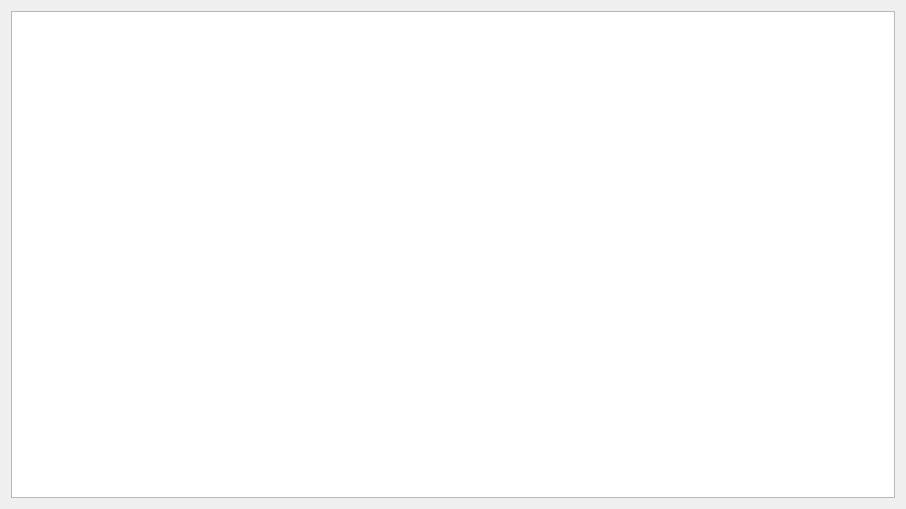
<?xml version="1.0" encoding="UTF-8"?>
<ui version="4.0">
 <class>PagamentosDia</class>
 <widget class="QWidget" name="PagamentosDia">
  <property name="geometry">
   <rect>
    <x>0</x>
    <y>0</y>
    <width>906</width>
    <height>509</height>
   </rect>
  </property>
  <property name="windowTitle">
   <string>Form</string>
  </property>
  <layout class="QGridLayout" name="gridLayout">
   <item row="0" column="0">
    <widget class="TableView" name="tableView">
     <property name="editTriggers">
      <set>QAbstractItemView::NoEditTriggers</set>
     </property>
     <property name="alternatingRowColors">
      <bool>true</bool>
     </property>
    </widget>
   </item>
  </layout>
 </widget>
 <customwidgets>
  <customwidget>
   <class>TableView</class>
   <extends>QTableView</extends>
   <header>src/tableview.h</header>
  </customwidget>
 </customwidgets>
 <resources/>
 <connections/>
</ui>
